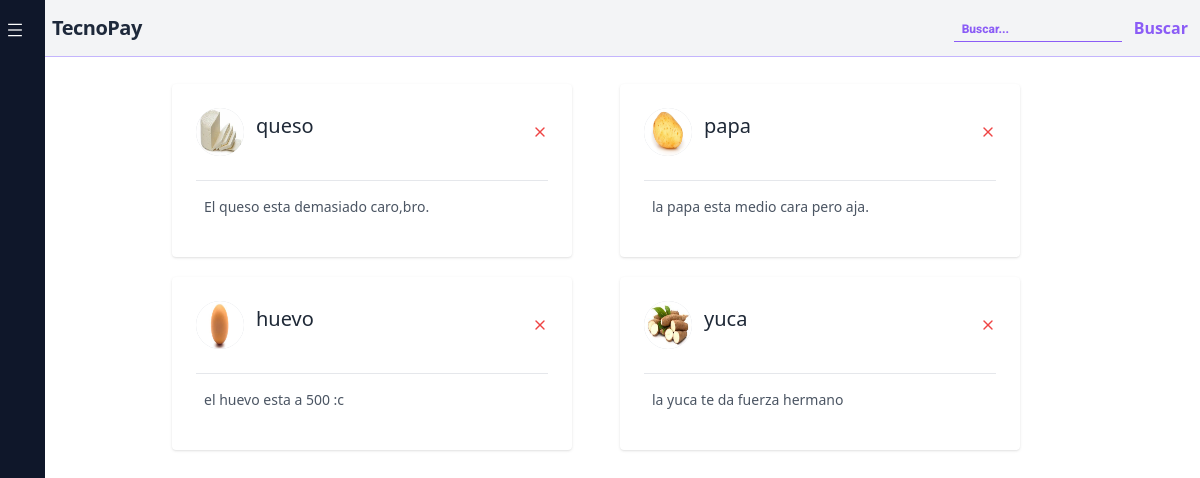
Page /recentview/ (signed in) on the committed database.
### products/models.py (models this page shows, shortened)
class InheritedData(models.Model):
    modified = models.DateTimeField(auto_now=True)
    created = models.DateTimeField(auto_now_add=True)
    class Meta:
        abstract = True

class ProductsViewRecentList(InheritedData):
    recent_user=models.ForeignKey(User,related_name='products_recent', on_delete=models.CASCADE,null=True,blank=True)
    recent_product=models.ForeignKey(Products,related_name='products_recent', on_delete=models.CASCADE)
    active=models.BooleanField(default=True)
    class Meta:
        ordering = ['-pk']

class Products(InheritedData):
    name=models.CharField(max_length=100)
    description=models.TextField()
    img=models.ImageField(null=True,blank=True)
    price=models.PositiveIntegerField()
    quantity=models.PositiveIntegerField(default=1)
    active=models.BooleanField(default=True)
    categorys=models.ManyToManyField(Category)
    def __str__(self):
        return self.name

### products/views.py (the view)
# urls.py: path('recentview/',RecentViewProduct.as_view(),name='recent'),
class RecentViewProduct(View):
    def get(self, request, *args, **kwargs):
        user=request.user
        recent=ProductsViewRecentList.objects.filter(recent_user=user,active=True)
        return render(request,'products/recentproducts.html', {'recents': recent})

### templates/products/recentproducts.html (shortened to what this page needs)
{% extends "base/base.html" %}
{% load static %}
{% block content%}
<div aria-label="group of cards" tabindex="0" class="focus:outline-none py-8 w-full">
                <div class="flex flex-wrap	 items-center justify-center w-full mt-8">
                    {% for recent in recents %}
                    <div aria-label="card 6" tabindex="0" class="focus:outline-none lg:w-4/12 lg:mr-7 lg:mb-0 mb-7 bg-white p-6 shadow rounded m-5">
                        <div class="flex items-center border-b border-gray-200 pb-6">
                            <img class="w-12 h-12 bg-gray-300 rounded-full flex flex-shrink-0" src="{{recent.recent_product.img.url}}" alt="">
                            <div class="flex items-start justify-between w-full">
                                <div class="pl-3 w-full">
                                    <a href="{% url 'detail_products' recent.recent_product.id %}">
                                        <p tabindex="0" class="focus:outline-none text-xl font-medium leading-5 text-gray-800">{{recent.recent_product}}</p>
                                    </a>
                                </div>
                                <div role="img" aria-label="bookmark">
                                    <a href="#">
                                        <svg class="h-8 w-4 text-red-500 cursor-pointer	"  width="24" height="24" viewBox="0 0 24 24" stroke-width="2" stroke="currentColor" fill="none" stroke-linecap="round" stroke-linejoin="round">  <path stroke="none" d="M0 0h24v24H0z"/>  <line x1="18" y1="6" x2="6" y2="18" />  <line x1="6" y1="6" x2="18" y2="18" /></svg>
                                    </a>
                                </div>
                            </div>
                        </div>
                        <div class="px-2">
                            <p tabindex="0" class="focus:outline-none text-sm leading-5 py-4 text-gray-600">{{recent.recent_product.description}}</p>
                        </div>
                    </div>
                    {% endfor %}
                </div>
            </div>
{% endblock %}

### templates/base/base.html (style rules this page uses)
body { box-sizing: border-box; padding: 0; margin: 0; position: relative; }

### rows in the picture
ProductsViewRecentList: recent_product.img (picture), recent_product "queso", recent_product.description "El queso esta demasiado caro,bro."
ProductsViewRecentList: recent_product.img (picture), recent_product "papa", recent_product.description "la papa esta medio cara pero aja."
ProductsViewRecentList: recent_product.img (picture), recent_product "huevo", recent_product.description "el huevo esta a 500 :c"
ProductsViewRecentList: recent_product.img (picture), recent_product "yuca", recent_product.description "la yuca te da fuerza hermano"
